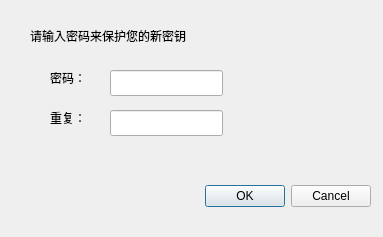
<?xml version="1.0" encoding="UTF-8"?>
<ui version="4.0">
 <class>Dialog</class>
 <widget class="QDialog" name="Dialog">
  <property name="geometry">
   <rect>
    <x>0</x>
    <y>0</y>
    <width>383</width>
    <height>237</height>
   </rect>
  </property>
  <property name="windowTitle">
   <string>Dialog</string>
  </property>
  <widget class="QDialogButtonBox" name="buttonBox">
   <property name="geometry">
    <rect>
     <x>30</x>
     <y>180</y>
     <width>341</width>
     <height>32</height>
    </rect>
   </property>
   <property name="orientation">
    <enum>Qt::Horizontal</enum>
   </property>
   <property name="standardButtons">
    <set>QDialogButtonBox::Cancel|QDialogButtonBox::Ok</set>
   </property>
  </widget>
  <widget class="QLabel" name="label">
   <property name="geometry">
    <rect>
     <x>30</x>
     <y>20</y>
     <width>181</width>
     <height>31</height>
    </rect>
   </property>
   <property name="text">
    <string>请输入密码来保护您的新密钥</string>
   </property>
  </widget>
  <widget class="QLabel" name="label_2">
   <property name="geometry">
    <rect>
     <x>50</x>
     <y>70</y>
     <width>57</width>
     <height>16</height>
    </rect>
   </property>
   <property name="text">
    <string>密码：</string>
   </property>
  </widget>
  <widget class="QLabel" name="label_3">
   <property name="geometry">
    <rect>
     <x>50</x>
     <y>110</y>
     <width>57</width>
     <height>16</height>
    </rect>
   </property>
   <property name="text">
    <string>重复：</string>
   </property>
  </widget>
  <widget class="QLineEdit" name="lineEdit">
   <property name="geometry">
    <rect>
     <x>110</x>
     <y>70</y>
     <width>113</width>
     <height>26</height>
    </rect>
   </property>
  </widget>
  <widget class="QLineEdit" name="lineEdit_2">
   <property name="geometry">
    <rect>
     <x>110</x>
     <y>110</y>
     <width>113</width>
     <height>26</height>
    </rect>
   </property>
  </widget>
 </widget>
 <resources/>
 <connections>
  <connection>
   <sender>buttonBox</sender>
   <signal>accepted()</signal>
   <receiver>Dialog</receiver>
   <slot>accept()</slot>
   <hints>
    <hint type="sourcelabel">
     <x>248</x>
     <y>254</y>
    </hint>
    <hint type="destinationlabel">
     <x>157</x>
     <y>274</y>
    </hint>
   </hints>
  </connection>
  <connection>
   <sender>buttonBox</sender>
   <signal>rejected()</signal>
   <receiver>Dialog</receiver>
   <slot>reject()</slot>
   <hints>
    <hint type="sourcelabel">
     <x>316</x>
     <y>260</y>
    </hint>
    <hint type="destinationlabel">
     <x>286</x>
     <y>274</y>
    </hint>
   </hints>
  </connection>
 </connections>
</ui>
